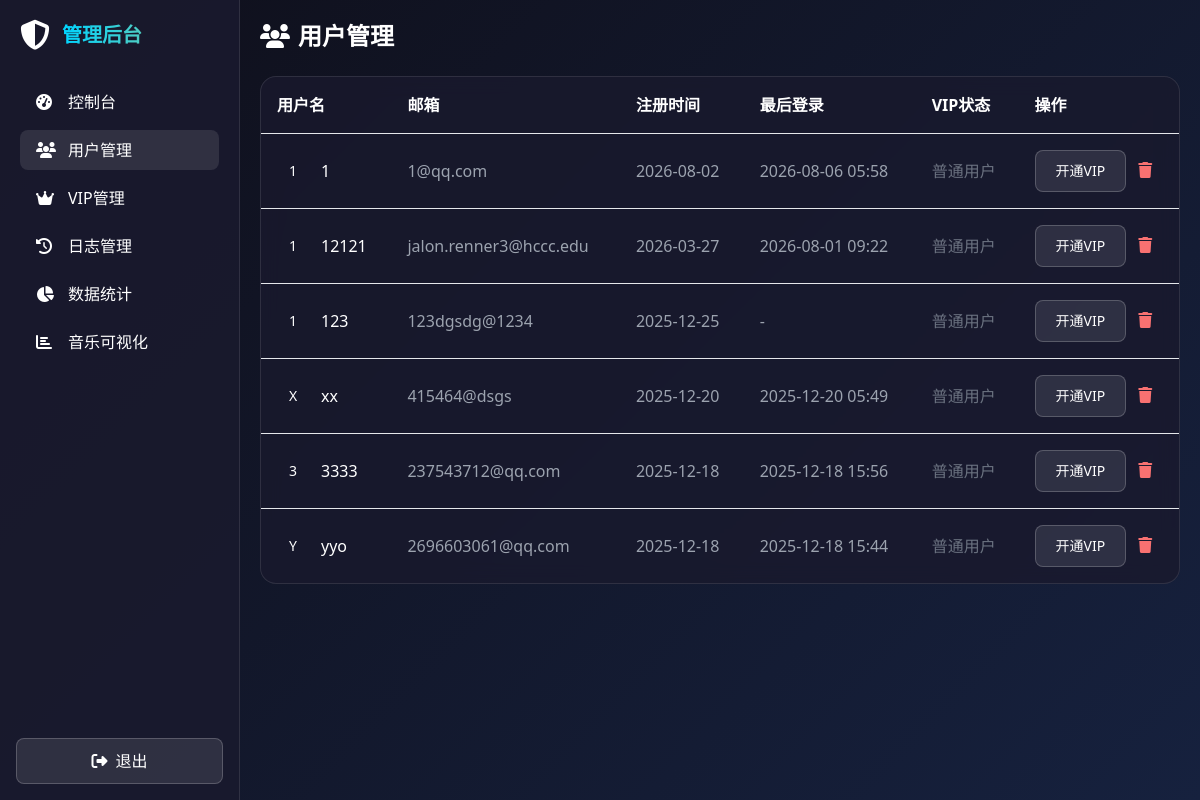
Page /admin/users (signed in) on the committed database.
### models.py (models this page shows, shortened)
class User(UserMixin, db.Model):
    __tablename__ = 'users'
    id = db.Column(db.Integer, primary_key=True)
    username = db.Column(db.String(50), unique=True, nullable=False)
    email = db.Column(db.String(100), unique=True, nullable=False)
    password_hash = db.Column(db.String(255), nullable=False)
    is_admin = db.Column(db.Boolean, default=False)
    is_vip = db.Column(db.Boolean, default=False)
    vip_expire_date = db.Column(db.DateTime, nullable=True)
    created_at = db.Column(db.DateTime, default=datetime.utcnow)
    last_login = db.Column(db.DateTime, nullable=True)
    favorites = db.relationship('Favorite', backref='user', lazy='dynamic')
    play_history = db.relationship('PlayHistory', backref='user', lazy='dynamic')
    logs = db.relationship('UserLog', backref='user', lazy='dynamic')
    def is_vip_active(self):
        if not self.is_vip:
            return False
        if self.vip_expire_date is None:
            return False
        return datetime.utcnow() < self.vip_expire_date

### app.py (the view)
@app.route('/admin/users')
@login_required
@admin_required
def admin_users():
    users = User.query.filter_by(is_admin=False).order_by(User.created_at.desc()).all()
    return render_template('admin/users.html', users=users)

### app.py (called while the page is built)
@login_manager.user_loader
def load_user(user_id):
    return User.query.get(int(user_id))

def admin_required(f):
    @wraps(f)
    def decorated_function(*args, **kwargs):
        if not current_user.is_authenticated or not current_user.is_admin:
            flash('需要管理员权限', 'error')
            return redirect(url_for('index'))
        return f(*args, **kwargs)
    return decorated_function

### templates/admin/users.html (shortened to what this page needs)
{% extends 'base.html' %}
{% block body %}
<div class="sidebar">
    <div class="flex items-center gap-3 mb-8">
        <i class="fas fa-shield-alt text-3xl text-cyan-400"></i>
        <span class="text-xl font-bold gradient-text">管理后台</span>
    </div>
    <nav class="space-y-2">
        <a href="{{ url_for('admin_dashboard') }}" class="nav-link flex items-center gap-3">
            <i class="fas fa-tachometer-alt w-5"></i>控制台
        </a>
        <a href="{{ url_for('admin_users') }}" class="nav-link flex items-center gap-3 active">
            <i class="fas fa-users w-5"></i>用户管理
        </a>
        <a href="{{ url_for('admin_vip') }}" class="nav-link flex items-center gap-3">
            <i class="fas fa-crown w-5"></i>VIP管理
        </a>
        <a href="{{ url_for('admin_logs') }}" class="nav-link flex items-center gap-3">
            <i class="fas fa-history w-5"></i>日志管理
        </a>
        <a href="{{ url_for('admin_stats') }}" class="nav-link flex items-center gap-3">
            <i class="fas fa-chart-pie w-5"></i>数据统计
        </a>
        <a href="{{ url_for('admin_visualizer') }}" class="nav-link flex items-center gap-3">
            <i class="fas fa-chart-bar w-5"></i>音乐可视化
        </a>
    </nav>
    <div class="absolute bottom-4 left-4 right-4">
        <a href="{{ url_for('logout') }}" class="btn-secondary w-full text-center block">
            <i class="fas fa-sign-out-alt mr-2"></i>退出
        </a>
    </div>
</div>
<div class="main-content">
    <h1 class="text-2xl font-bold mb-6"><i class="fas fa-users text-cyan-400 mr-2"></i>用户管理</h1>
    <div class="glass-card overflow-hidden">
        <table class="w-full">
            <thead class="bg-white/5">
                <tr>
                    <th class="text-left p-4">用户名</th>
                    <th class="text-left p-4">邮箱</th>
                    <th class="text-left p-4">注册时间</th>
                    <th class="text-left p-4">最后登录</th>
                    <th class="text-left p-4">VIP状态</th>
                    <th class="text-left p-4">操作</th>
                </tr>
            </thead>
            <tbody>
                {% for user in users %}
                <tr class="border-t border-white/5 hover:bg-white/5">
                    <td class="p-4">
                        <div class="flex items-center gap-3">
                            <div class="w-8 h-8 rounded-full bg-gradient-to-r from-cyan-400 to-teal-400 flex items-center justify-center text-sm">
                                {{ user.username[0].upper() }}
                            </div>
                            {{ user.username }}
                        </div>
                    </td>
                    <td class="p-4 text-gray-400">{{ user.email }}</td>
                    <td class="p-4 text-gray-400">{{ user.created_at.strftime('%Y-%m-%d') }}</td>
                    <td class="p-4 text-gray-400">{{ user.last_login.strftime('%Y-%m-%d %H:%M') if user.last_login else '-' }}</td>
                    <td class="p-4">
                        {% if user.is_vip_active() %}
                            <span class="vip-badge"><i class="fas fa-crown mr-1"></i>VIP</span>
                            <span class="text-xs text-gray-400 ml-2">{{ user.vip_expire_date.strftime('%Y-%m-%d') }}</span>
                        {% else %}
                            <span class="text-gray-500">普通用户</span>
                        {% endif %}
                    </td>
                    <td class="p-4">
                        <button onclick="toggleVip({{ user.id }})" class="btn-secondary text-sm mr-2">
                            {% if user.is_vip_active() %}取消VIP{% else %}开通VIP{% endif %}
                        </button>
                        <button onclick="deleteUser({{ user.id }}, '{{ user.username }}')" class="text-red-400 hover:text-red-300">
                            <i class="fas fa-trash"></i>
                        </button>
                    </td>
                </tr>
                {% endfor %}
            </tbody>
        </table>
    </div>
</div>
{% endblock %}

### templates/base.html (style rules this page uses)
:root { --primary: #00d4ff; --secondary: #ff6b6b; --accent: #4ecdc4; --bg-dark: #0f0f1a; --bg-card: #1a1a2e; }
* { margin: 0; padding: 0; box-sizing: border-box; }
body { font-family: 'Segoe UI', system-ui, sans-serif; background: linear-gradient(135deg, var(--bg-dark) 0%, #16213e 100%); min-height: 100vh; color: white; }
.glass-card { background: rgba(26, 26, 46, 0.8); backdrop-filter: blur(10px); border: 1px solid rgba(255, 255, 255, 0.1); border-radius: 16px; }
.gradient-text { background: linear-gradient(90deg, var(--primary), var(--accent)); -webkit-background-clip: text; -webkit-text-fill-color: transparent; }
.btn-secondary { background: rgba(255, 255, 255, 0.1); border: 1px solid rgba(255, 255, 255, 0.2); padding: 10px 20px; border-radius: 8px; color: white; cursor: pointer; transition: all 0.3s; }
.nav-link { padding: 8px 16px; border-radius: 8px; transition: background 0.3s; }
.nav-link:hover, .nav-link.active { background: rgba(255, 255, 255, 0.1); }
.sidebar { width: 240px; background: rgba(26, 26, 46, 0.9); height: 100vh; position: fixed; left: 0; top: 0; padding: 20px; border-right: 1px solid rgba(255, 255, 255, 0.1); }
.main-content { margin-left: 240px; padding: 20px; min-height: 100vh; }

### rows in the picture
User: username "1", email "1@qq.com", created_at "2026-08-02", last_login "2026-08-06 05:58", is_vip "普通用户"
User: username "1", username "12121", email "jalon.renner3@hccc.edu", created_at "2026-03-27", last_login "2026-08-01 09:22", is_vip "普通用户"
User: username "1", username "123", email "123dgsdg@1234", created_at "2025-12-25", last_login "-", is_vip "普通用户"
User: username "X", username "xx", email "415464@dsgs", created_at "2025-12-20", last_login "2025-12-20 05:49", is_vip "普通用户"
User: username "3", username "3333", email "237543712@qq.com", created_at "2025-12-18", last_login "2025-12-18 15:56", is_vip "普通用户"
User: username "Y", username "yyo", email "2696603061@qq.com", created_at "2025-12-18", last_login "2025-12-18 15:44", is_vip "普通用户"
